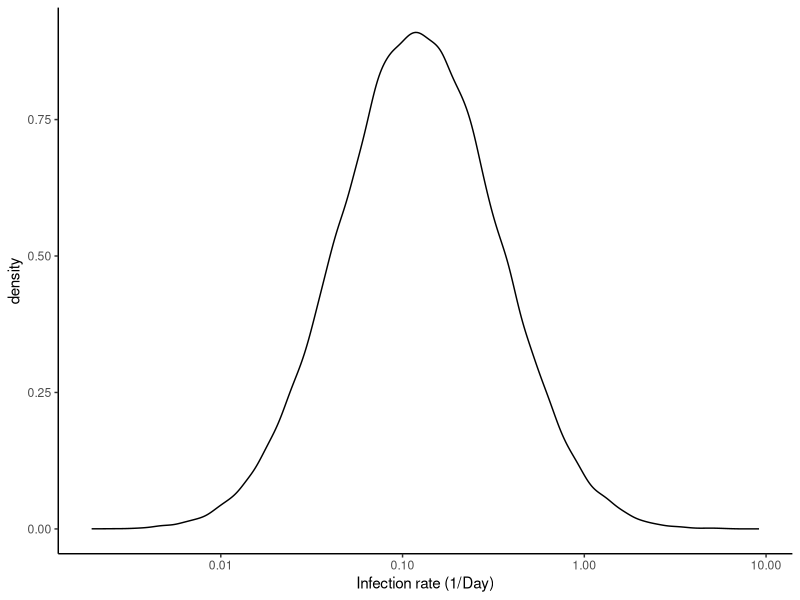

Recreate this plot in R. (Note: this script raises an error after producing the figure.)
## ---- chunk 1
# setup
require(dplyr)
require(tidyr)
require(ggplot2)
require(gganimate)
set.seed(123)

theme_set(theme_classic())

# size of population
nPop <- 10^5


# end of simulation
tend <- 365

# infective period, assumed to start one day after infection with duration
idur <- 7

# number of repeated simulations
nsim <- 50

# homgenous population
  # rate of new infections per day 
  r0a = 0.4
  # between subject variability of r0
  sd0a = 0.0

# heterogenous population
  # rate of new infections per day
  r0b = 0.2
  # between subject variability of r0
  sd0b = 1.0



# simulate spread of infection
mySim <- function(pat1, int1 = NULL, rVac = 0.0) {
  
  # number of patients that get vaccinated
  nVac <- max(1.0, min(nrow(pat1), rVac*nrow(pat1)))
  
  pat1 <-
    pat1 %>%
    mutate(
      is = 0, # day of infection (0 ... not infected)
      ip = 1:n(), # subject identifier
      is = ifelse(ip <= nVac, 99999, is), # vacinated subjects
      is = ifelse(ip %in% ceiling(runif(10,nVac,n())), 1, is), # 10 random subjects get infected
      cru = cumsum(r0) / sum(r0) # to select subjets that get infected with probability proportional to r0
    )

  # simulate day by day
  for(iw in 2:tend) { # iw <- 2
    
    # intervention
    if(is.null(int1)) {
      if1 <- 1
    } else {
      if1 <- int1 %>% filter(t == iw) %>% select(rf) %>% unlist()
    }
  
    # select patients that are infective
    pat2 <- pat1 %>% filter(is != 0 & is > iw-idur & is <= iw)
  
    # rate of transmission
    rt <- sum(pat2$r0) * if1
    
    # number of subjects infected
    ni <- rpois(1, rt)
    
    if(ni > 0) {
      # randomly select the patients who get transmitted
      pt1 <- runif(ni, min = 0.0, max = 1.0)
      ip1 <- findInterval(pt1, pat1$cru) + 1
      
      # select patients who receive infection
      pat1$sel <- FALSE
      pat1[ip1, "sel"] <- TRUE
  
      # infect patients who are not immune
      pat1 <- 
        pat1 %>%
        mutate(is = ifelse(is == 0 & sel, iw, is))
    }
    
  }

  return(pat1)
}

# repeated simulations and summarize as median and percentile
mySim2 <- function(r0, sd0, int1 = NULL) 
{
  
  # subjects
  pat1 <- tibble(
    r0l = rnorm(nPop, log(r0), sd0), # log of patient specific rate
    r0 = exp(r0l) / exp(sd0^2/2) # patient specific rate (rescaled to have mean r0)
  )

  sims <- list()
  for(isim in 1:nsim) {
    
    sim1 <- mySim(pat1, int1)

    pp1 <-
      ggplot(sim1, aes(x=r0, fill=(is!=0))) + 
      geom_density(alpha=0.4, position="stack") + 
      scale_x_log10()
  
    s2 <- sim1 %>% group_by(is) %>% summarise(ni = n())
  
    ts1 <- 
      tibble(t = 1:tend, isim=isim) %>% 
      left_join(s2, by = c("t" = "is")) %>% 
      mutate(
        ni = ifelse(is.na(ni), 0, ni),
        nt = cumsum(ni)) 
    
    sims[[isim]] <- ts1
  
  }
  
  sim2 <- 
    bind_rows(sims) %>%
    group_by(t) %>%
    summarise(
      ni25 = quantile(ni, probs = 0.25),
      nim = median(ni),
      ni75 = quantile(ni, probs = 0.75),
      nt25 = quantile(nt, probs = 0.25),
      ntm = median(nt),
      nt75 = quantile(nt, probs = 0.75)
    )

}


# Illustrate heterogenous patient population
pat1 <- tibble(
  r0l = rnorm(nPop, log(r0b), sd0b), # log of patient specific rate
  r0 = exp(r0l) / exp(sd0b^2/2) # patient specific rate (rescaled to have mean r0)
)

p0 <-
  ggplot(pat1, aes(x=r0)) + 
  geom_density() +
  scale_x_log10() +
  xlab("Infection rate (1/Day)")

print(p0)

# make animated graph of disease progression
mygraph1 <- function(sim1) {
  sim1 <-
    sim1 %>%
    mutate(bin = cut_interval(log(r0), n = 40)) %>%
    group_by(bin) %>%
    mutate(
      dbin = median(r0),
      order = as.double(bin)) %>%
    ungroup()
  
  an1 <-
    sim1 %>%
    expand(ip, iweek) %>%
    rename(lweek = iweek) %>%
    full_join(sim1, by="ip") %>%
    ungroup()
  
  an2 <-
    an1 %>%
    group_by(dbin, bin, order, lweek) %>%
    summarise(
      n = sum(is>0 & iweek<=lweek),
      ntot = n(),
      ninf = sum(is>0),
      reff = mean(r0 * (is == 0 | iweek>lweek)) * (idur - 1)) %>%
    ungroup() %>%
    arrange(lweek, dbin)
  
  mylabs1 <- 
    sim1 %>% 
    select(order, dbin) %>% 
    unique() %>%
    mutate(lab = ifelse((order+2) %% 5 == 0, paste(signif(dbin,2)), ""))
  
  # Animation
  p <-
    an2 %>% 
    ggplot(aes(x = order)) +
    geom_bar(aes(y=ntot), stat = "identity", fill = "grey20", alpha=0.2) +
    geom_bar(aes(y=ninf), stat = "identity", fill = "red", alpha=0.2) +
    geom_bar(aes(y=n), stat = "identity", fill = "#ff9933") +
    labs(title=paste0('Week {closest_state}\nR(1 year) = ', round(R360, 2)), 
         x="Infection rate (1/Day)",
         y="Number of subjects") +
    theme(plot.title = element_text(hjust = 0.5, size = 18)) +
    scale_x_continuous(breaks=mylabs1$order, labels=mylabs1$lab) +
    transition_states(lweek, transition_length = 1, state_length = 5) +
    view_follow(fixed_y=TRUE, fixed_x = TRUE) +
    ease_aes('cubic-in-out')

  return(p)
}


## ---- chunk 2



sim2 <- mySim2(r0a, sd0a)
  
p1 <-
  ggplot(sim2, aes(x = t, y = ntm / nPop * 100)) +
  geom_ribbon(aes(ymin = nt25 / nPop * 100, ymax = nt75 / nPop * 100), alpha = 0.3) +
  geom_line() +
  xlab("Day") +
  ylab("% infected")

print(p1 + coord_cartesian(ylim = c(0, 100)))
print(p1 + scale_y_log10() + coord_cartesian(ylim = c(1, 100)))
print(p1 + scale_y_log10() + coord_cartesian(xlim = c(10,30)))

p2 <-
  ggplot(sim2, aes(x = t, y = nim / nPop * 100)) +
  geom_ribbon(aes(ymin = ni25 / nPop * 100, ymax = ni75 / nPop * 100), alpha = 0.3) +
  geom_line() +
  xlab("Day") +
  ylab("% infectious")

print(p2)


ts2 <- sim2 %>% mutate(Scenario = "Base")

## ---- chunk 3


sim2 <- mySim2(r0b, sd0b)
  

p1 <-
  ggplot(sim2, aes(x = t, y = ntm / nPop * 100)) +
  geom_ribbon(aes(ymin = nt25 / nPop * 100, ymax = nt75 / nPop * 100), alpha = 0.3) +
  geom_line() +
  xlab("Day") +
  ylab("% infected")

print(p1 + coord_cartesian(ylim = c(0, 100)))

p2 <-
  ggplot(sim2, aes(x = t, y = nim / nPop * 100)) +
  geom_ribbon(aes(ymin = ni25 / nPop * 100, ymax = ni75 / nPop * 100), alpha = 0.3) +
  geom_line() +
  xlab("Day") +
  ylab("% infectious")

print(p2)


ts2 <- bind_rows(
  ts2,
  sim2 %>% mutate(Scenario = "Heterogeneity")
)  

p1 <-
  ggplot(ts2 %>% filter(Scenario %in% c("Base", "Heterogeneity")), aes(x = t, y = ntm / nPop * 100)) +
  geom_line(aes(linetype = Scenario)) +
  geom_ribbon(data = ts2 %>% filter(Scenario == "Base"),
                aes(ymin = nt25 / nPop * 100, ymax = nt75 / nPop * 100), alpha = 0.3) +
  xlab("Day") +
  ylab("% infected")

print(p1 + coord_cartesian(ylim = c(0, 100)))
print(p1 + coord_cartesian(xlim = c(4, 30)) + scale_y_log10())


## ---- chunk 4


# intervention
int1 <- 
  tibble(t = 1:tend) %>%
  mutate(rf = ifelse(t>20 & t<50, 0.3, 1.0)) # period of social distancing


sim2 <- mySim2(r0a, sd0a, int1)
  

p1 <-
  ggplot(sim2, aes(x = t, y = ntm / nPop * 100)) +
  geom_ribbon(aes(ymin = nt25 / nPop * 100, ymax = nt75 / nPop * 100), alpha = 0.3) +
  geom_line() +
  xlab("Day") +
  ylab("% infected")

print(p1 + coord_cartesian(ylim = c(0, 100)))

p2 <-
  ggplot(sim2, aes(x = t, y = nim / nPop * 100)) +
  geom_ribbon(aes(ymin = ni25 / nPop * 100, ymax = ni75 / nPop * 100), alpha = 0.3) +
  geom_line() +
  xlab("Day") +
  ylab("% infectious")

print(p2)


ts2 <- bind_rows(
  ts2,
  sim2 %>% mutate(Scenario = "Intervention")
)  

p1 <-
  ggplot(ts2 %>% filter(Scenario %in% c("Base", "Intervention")), aes(x = t, y = ntm / nPop * 100)) +
  geom_line(aes(linetype = Scenario)) +
  geom_ribbon(data = ts2 %>% filter(Scenario == "Base"),
                aes(ymin = nt25 / nPop * 100, ymax = nt75 / nPop * 100), alpha = 0.3) +
  xlab("Day") +
  ylab("% infected")

print(p1 + coord_cartesian(ylim = c(0, 100)))


## ---- chunk 5


sim2 <- mySim2(r0b, sd0b, int1)
  

p1 <-
  ggplot(sim2, aes(x = t, y = ntm / nPop * 100)) +
  geom_ribbon(aes(ymin = nt25 / nPop * 100, ymax = nt75 / nPop * 100), alpha = 0.3) +
  geom_line() +
  xlab("Day") +
  ylab("% infected")

print(p1 + coord_cartesian(ylim = c(0, 100)))

p2 <-
  ggplot(sim2, aes(x = t, y = nim / nPop * 100)) +
  geom_ribbon(aes(ymin = ni25 / nPop * 100, ymax = ni75 / nPop * 100), alpha = 0.3) +
  geom_line() +
  xlab("Day") +
  ylab("% infectious")

print(p2)

ts2 <- bind_rows(
  ts2,
  sim2 %>% mutate(Scenario = "Both")
)  

p1 <-
  ggplot(ts2 %>% filter(Scenario %in% c("Heterogeneity", "Both")), aes(x = t, y = ntm / nPop * 100)) +
  geom_line(aes(linetype = Scenario)) +
  geom_ribbon(data = ts2 %>% filter(Scenario == "Both"),
                aes(ymin = nt25 / nPop * 100, ymax = nt75 / nPop * 100), alpha = 0.3) +
  xlab("Day") +
  ylab("% infected")

print(p1 + coord_cartesian(ylim = c(0, 100)))



## ---- chunk 6


# intervention
int2 <- 
  tibble(t = 1:tend) %>%
  mutate(rf = case_when(
    t <= 20 ~ 1,
    t <  50 ~ 0.3,
    t <  80 ~ 0.6,
    TRUE ~ 1
  )) # period of social distancing

sim2 <- mySim2(r0b, sd0b, int2)
  
p1 <-
  ggplot(sim2, aes(x = t, y = ntm / nPop * 100)) +
  geom_ribbon(aes(ymin = nt25 / nPop * 100, ymax = nt75 / nPop * 100), alpha = 0.3) +
  geom_line() +
  xlab("Day") +
  ylab("% infected")

print(p1 + coord_cartesian(ylim = c(0, 100)))

p2 <-
  ggplot(sim2, aes(x = t, y = nim / nPop * 100)) +
  geom_ribbon(aes(ymin = ni25 / nPop * 100, ymax = ni75 / nPop * 100), alpha = 0.3) +
  geom_line() +
  xlab("Day") +
  ylab("% infectious")

print(p2)

ts2 <- bind_rows(
  ts2,
  sim2 %>% mutate(Scenario = "Follow up to day 80")
)  

p1 <-
  ggplot(ts2 %>% filter(Scenario %in% c("Follow up to day 80", "Both")), aes(x = t, y = ntm / nPop * 100)) +
  geom_line(aes(linetype = Scenario)) +
  geom_ribbon(data = ts2 %>% filter(Scenario == "Both"),
                aes(ymin = nt25 / nPop * 100, ymax = nt75 / nPop * 100), alpha = 0.3) +
  xlab("Day") +
  ylab("% infected")

print(p1 + coord_cartesian(ylim = c(0, 100)))



## ---- chunk 7

# intervention
int3 <- 
  tibble(t = 1:tend) %>%
  mutate(rf = case_when(
    t <= 20 ~ 1,
    t <  50 ~ 0.3,
    t < 180 ~ 0.6,
    TRUE ~ 1
  )) # period of social distancing

sim2 <- mySim2(r0b, sd0b, int3)
  
p1 <-
  ggplot(sim2, aes(x = t, y = ntm / nPop * 100)) +
  geom_ribbon(aes(ymin = nt25 / nPop * 100, ymax = nt75 / nPop * 100), alpha = 0.3) +
  geom_line() +
  xlab("Day") +
  ylab("% infected")

print(p1 + coord_cartesian(ylim = c(0, 100)))

p2 <-
  ggplot(sim2, aes(x = t, y = nim / nPop * 100)) +
  geom_ribbon(aes(ymin = ni25 / nPop * 100, ymax = ni75 / nPop * 100), alpha = 0.3) +
  geom_line() +
  xlab("Day") +
  ylab("% infectious")

print(p2)

ts2 <- bind_rows(
  ts2,
  sim2 %>% mutate(Scenario = "Follow up to day 180")
)  

  
p1 <-
  ggplot(ts2 %>% filter(Scenario %in% c("Follow up to day 180", "Both")), aes(x = t, y = ntm / nPop * 100)) +
  geom_line(aes(linetype = Scenario)) +
  geom_ribbon(data = ts2 %>% filter(Scenario == "Follow up to day 180"),
                aes(ymin = nt25 / nPop * 100, ymax = nt75 / nPop * 100), alpha = 0.3) +
  xlab("Day") +
  ylab("% infected")

print(p1 + coord_cartesian(ylim = c(0, 100)))


## ---- chunk 8


# intervention
int4 <- 
  tibble(t = 1:tend) %>%
  mutate(rf = case_when(
    t <= 20 ~ 1,
    t <  50 ~ 0.3,
    t < 180 ~ 0.5,
    TRUE ~ 1
  )) # period of social distancing

sim2 <- mySim2(r0b, sd0b, int4)
  
p1 <-
  ggplot(sim2, aes(x = t, y = ntm / nPop * 100)) +
  geom_ribbon(aes(ymin = nt25 / nPop * 100, ymax = nt75 / nPop * 100), alpha = 0.3) +
  geom_line() +
  xlab("Day") +
  ylab("% infected")

print(p1 + coord_cartesian(ylim = c(0, 100)))

p2 <-
  ggplot(sim2, aes(x = t, y = nim / nPop * 100)) +
  geom_ribbon(aes(ymin = ni25 / nPop * 100, ymax = ni75 / nPop * 100), alpha = 0.3) +
  geom_line() +
  xlab("Day") +
  ylab("% infectious")

print(p2)

ts2 <- bind_rows(
  ts2,
  sim2 %>% mutate(Scenario = "Pronounced follow up to day 180")
)  

  


## ---- chunk 9


# intervention
int5 <- 
  tibble(t = 1:tend) %>%
  mutate(rf = case_when(
    t <= 20 ~ 1,
    t <  50 ~ 0.3,
    t < 180 ~ 0.3,
    TRUE ~ 1
  )) # period of social distancing

sim2 <- mySim2(r0b, sd0b, int5)
  
p1 <-
  ggplot(sim2, aes(x = t, y = ntm / nPop * 100)) +
  geom_ribbon(aes(ymin = nt25 / nPop * 100, ymax = nt75 / nPop * 100), alpha = 0.3) +
  geom_line() +
  xlab("Day") +
  ylab("% infected")

print(p1 + coord_cartesian(ylim = c(0, 100)))

p2 <-
  ggplot(sim2, aes(x = t, y = nim / nPop * 100)) +
  geom_ribbon(aes(ymin = ni25 / nPop * 100, ymax = ni75 / nPop * 100), alpha = 0.3) +
  geom_line() +
  xlab("Day") +
  ylab("% infectious")

print(p2)

ts2 <- bind_rows(
  ts2,
  sim2 %>% mutate(Scenario = "Intervention to day 180")
)  

  
p1 <-
  ggplot(ts2, aes(x = t, y = ntm / nPop * 100)) +
  geom_line(aes(colour = Scenario)) +
  geom_ribbon(data = ts2 %>% filter(Scenario == "Follow up to day 180"),
                aes(ymin = nt25 / nPop * 100, ymax = nt75 / nPop * 100), alpha = 0.3) +
  xlab("Day") +
  ylab("% infected")

print(p1 + coord_cartesian(ylim = c(0, 100)))
print(p1 + scale_y_log10() + coord_cartesian(ylim = c(1, 100)))
print(p1 + scale_y_log10() + coord_cartesian(xlim = c(4,30)))

p1 <-
  ggplot(ts2, aes(x = t, y = nim / nPop * 100, colour = Scenario)) +
  geom_line(aes(colour = Scenario)) +
  geom_ribbon(data = ts2 %>% filter(Scenario == "Follow up to day 180"),
                aes(ymin = ni25 / nPop * 100, ymax = ni75 / nPop * 100), alpha = 0.3) +
  xlab("Day") +
  ylab("% infectious")

print(p1 )

## ---- chunk 10

# subjects
set.seed(123)
pat0 <- tibble(
  r0l = rnorm(nPop, log(r0a), 0.001), # log of patient specific rate
  r0 = exp(r0l) / exp(0.001^2/2) # patient specific rate (rescaled to have mean r0)
)

set.seed(123)
sim1 <- mySim(pat0)

R360 = sim1 %>% summarise(mr = mean(r0 * (is == 0)) * (idur - 1)) %>% unlist()


sim1 <-
  sim1 %>%
  mutate(
    iweek = pmin((is + 6) %/% 7, 52))

pp1 <-
  ggplot(sim1, aes(x=r0)) + 
  # geom_freqpoly(fill = NA, size=2) +
  geom_histogram(aes(fill = (is>0)), bins=40, alpha=0.2) +
  geom_freqpoly(aes(colour=factor(iweek)), position="stack", bins=40) + 
  scale_x_log10() +
  xlab("Infection rate (1/Day)") +
  scale_fill_discrete(labels = c("No", "Yes")) +
  guides(colour = "none", fill = guide_legend("Infected")) +
  ggtitle(paste0("Homogeneous\nR(1 year) = ", round(R360, 2)))


print(pp1)

p <- mygraph1(sim1)
animate(p, nframes=50, fps=4)
anim_save("animHom.gif", p)


# including vaccination
set.seed(123)
sim1 <- mySim(pat0, rVac = 1-1/r0a/(idur - 1))

R360 = sim1 %>% summarise(mr = mean(r0 * (is == 0)) * (idur - 1)) %>% unlist()


sim1 <-
  sim1 %>%
  mutate(
    iweek = pmin((is + 6) %/% 7, 52))

pp1 <-
  ggplot(sim1, aes(x=r0)) + 
  # geom_freqpoly(fill = NA, size=2) +
  geom_histogram(aes(fill = (is>0)), bins=40, alpha=0.2) +
  geom_freqpoly(aes(colour=factor(iweek)), position="stack", bins=40) + 
  scale_x_log10() +
  xlab("Infection rate (1/Day)") +
  scale_fill_discrete(labels = c("No", "Yes")) +
  guides(colour = "none", fill = guide_legend("Infected")) +
  ggtitle(paste0("Vaccination\nR(1 year) = ", round(R360, 2)))


print(pp1)

p <- mygraph1(sim1)
animate(p, nframes=50, fps=4)
anim_save("animHomVac.gif", p)


# intervention
set.seed(123)
sim1 <- mySim(pat0, int4)

R360 = sim1 %>% summarise(mr = mean(r0 * (is == 0)) * (idur - 1)) %>% unlist()


sim1 <-
  sim1 %>%
  mutate(
    iweek = pmin((is + 6) %/% 7, 52))

pp1 <-
  ggplot(sim1, aes(x=r0)) + 
  # geom_freqpoly(fill = NA, size=2) +
  geom_histogram(aes(fill = (is>0)), bins=40, alpha=0.2) +
  geom_freqpoly(aes(colour=factor(iweek)), position="stack", bins=40) + 
  scale_x_log10() +
  xlab("Infection rate (1/Day)") +
  scale_fill_discrete(labels = c("No", "Yes")) +
  guides(colour = "none", fill = guide_legend("Infected")) +
  ggtitle(paste0("Homogeneous with follow up to day 180\nR(1 year) = ", round(R360, 2)))


print(pp1)

p <- mygraph1(sim1)
animate(p, nframes=50, fps=4)
anim_save("animHomI4.gif", p)


# subjects
set.seed(123)
pat1 <- tibble(
  r0l = rnorm(nPop, log(r0b), sd0b), # log of patient specific rate
  r0 = exp(r0l) / exp(sd0b^2/2) # patient specific rate (rescaled to have mean r0)
)

set.seed(123)
sim1 <- mySim(pat1)

R360 = sim1 %>% summarise(mr = mean(r0 * (is == 0)) * (idur - 1)) %>% unlist()

sim1 <-
  sim1 %>%
  mutate(
    iweek = pmin((is + 6) %/% 7, 52))

pp1 <-
  ggplot(sim1, aes(x=r0)) + 
  # geom_freqpoly(fill = NA, size=2) +
  geom_histogram(aes(fill = (is>0)), bins=40, alpha=0.2) +
  geom_freqpoly(aes(colour=factor(iweek)), position="stack", bins=40) + 
  scale_x_log10() +
  xlab("Infection rate (1/Day)") +
  scale_fill_discrete(labels = c("No", "Yes")) +
  guides(colour = "none", fill = guide_legend("Infected")) +
  ggtitle(paste0("Heterogeneous\nR(1 year) = ", round(R360, 2)))


print(pp1)

p <- mygraph1(sim1)
animate(p, nframes=50, fps=4)
anim_save("animHetBase.gif", p)


set.seed(123)
sim1 <- mySim(pat1, int4)

R360 = sim1 %>% summarise(mr = mean(r0 * (is == 0)) * (idur - 1)) %>% unlist()

sim1 <-
  sim1 %>%
  mutate(
    iweek = pmin((is + 6) %/% 7, 52))

pp1 <-
  ggplot(sim1, aes(x=r0)) + 
  # geom_freqpoly(fill = NA, size=2) +
  geom_histogram(aes(fill = (is>0)), bins=40, alpha=0.2) +
  geom_freqpoly(aes(colour=factor(iweek)), position="stack", bins=40) + 
  scale_x_log10() +
  xlab("Infection rate (1/Day)") +
  scale_fill_discrete(labels = c("No", "Yes")) +
  guides(colour = "none", fill = guide_legend("Infected")) +
  ggtitle(paste0("Heterogeneous with follow up to day 180\nR(1 year) = ", round(R360, 2)))


print(pp1)

p <- mygraph1(sim1)
animate(p, nframes=50, fps=4)
anim_save("animHetI4.gif", p)
